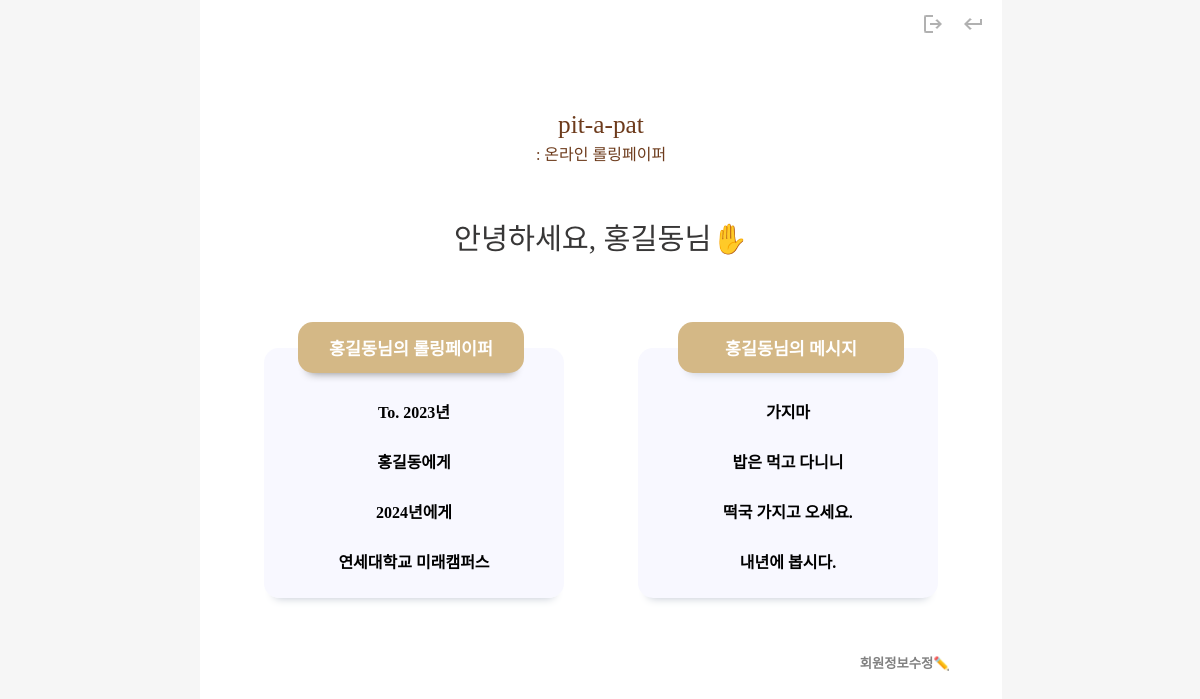
The page /users/my_page (signed in) on the database its author committed.
### papers/models.py (models this page shows)
class Rolling_paper(models.Model) :
    paper_number = models.AutoField(primary_key=True)
    nickname = models.ForeignKey(Auth_User, on_delete=models.CASCADE, to_field="username", db_column="nickname")
    subject = models.CharField(max_length=50, default="Untitled")
    users = models.IntegerField(default=0)
    created = models.DateTimeField(default=timezone.now)
    completed = models.DateTimeField(null=True)
    class Meta :
        db_table = "Paper"

### message/models.py (models this page shows)
class Message(models.Model) :
    message_number = models.AutoField(primary_key=True)
    paper_number = models.ForeignKey(Rolling_paper, on_delete=models.CASCADE, to_field="paper_number", db_column="paper_number")
    nickname = models.ForeignKey(Auth_User, on_delete=models.CASCADE, to_field="username", db_column="nickname")
    content = models.CharField(max_length=500, blank=True)
    wrote = models.DateTimeField(default=timezone.now)
    modified = models.DateTimeField(default=timezone.now)
    class Meta :
        db_table = "Message"

### users/views.py (the view)
# urls.py: path('my_page', views.my_page, name='my_page'),  # 마이페이지
def my_page(request):
    if request.user.is_anonymous:
        return redirect('users:login_view')
    user_info = User.objects.get(username=request.user.username)
    first_name = user_info.first_name
    last_name = user_info.last_name
    my_paper_querySet = Rolling_paper.objects.filter(
        nickname=request.user.username).values("paper_number", "subject")
    my_papers = [dic for dic in my_paper_querySet]
    my_message_querySet = Message.objects.filter(
        nickname=request.user.username).values("paper_number", "content")
    my_messages = [dic for dic in my_message_querySet]
    context = {
        "my_papers": my_papers,
        "my_messages": my_messages,
        "name": first_name + last_name,
    }
    return render(request, 'users/my_page.html', context)

### users/templates/users/my_page.html (shortened to what this page needs)
<!DOCTYPE html>
{% load static %}
<html lang="ko">
  <head>
    <link rel="stylesheet" href="{% static 'css/my_page.css' %}">
  </head>
  <body>
    <div id="wrap">
      <div id="btn_wrap">
        <button type="button" id="logout_btn" onclick="location.href='{% url 'users:logout_view' %}'">
          <img src="{% static 'img/logout.png' %}">
        </button>
        <button type="button" id="return_btn" onclick="location.href='{% url 'main:main' %}'">
          <img src="{% static 'img/return.png' %}">
        </button>
      </div>
      <a href="{% url 'main:main' %}">
        <div id="title_wrap">
          <div id="title">pit-a-pat</div>
          <div id="subtitle">: 온라인 롤링페이퍼</div>
        </div>
      </a>
      <div id="username" name="username">안녕하세요,
        {{name }}님✋</div>
      <div id="my_wrap">
        <div id="my_paper">{{name }}님의 롤링페이퍼</div>
        <div id="my_message">{{name }}님의 메시지</div>
      </div>
      <div id="my_info_wrap">
        <div id="my_paper_wrap">
          <div id="my_papers">
            {% for i in my_papers %}
              <a href="http://localhost:8000/papers/{{i.paper_number}}">
                <p>{{i.subject}}</p>
              </a>
              {% endfor%}
            </div>
          </div>
          <div id="my_message_wrap">
            <div id="my_messages">
              {% for i in my_messages %}
                <a href="http://localhost:8000/papers/{{i.paper_number}}">
                  <p>{{i.content}}</p>
                </a>
                {% endfor%}
              </div>
            </div>
          </div>
          <button type="button" id="update_btn" onclick="location.href='{% url 'users:update' %}'">회원정보수정✏️</button>
        </div>
      </body>
    </html>

### static/css/my_page.css (style rules this page uses)
body { margin: 0; padding: 0; font-family: 'JeonjuCraftGoR'; background-color: #F6F6F6; width: 800px; height: 99.5vh; margin-left: auto; margin-right: auto; }
a { text-decoration: none; color: black; }
p { font-weight: 600; padding: 5px; width: max-content; margin-left: auto; margin-right: auto; }
button { border: 0; background-color: transparent; cursor: pointer; }
#btn_wrap { padding: 10px 10px 0 0; text-align: right; }
#return_btn { opacity: 0.3; }
#logout_btn { opacity: 0.3; }
#wrap { height: 100%; width: 100%; background-color: white; border: 1px solid white; }
#title_wrap { margin-top: 70px; text-align: center; color: #6D3B1C; cursor: pointer; }
#title { font-family: 'PartialSansKR-Regular'; font-size: 19pt; }
#subtitle { font-family: 'JeonjuCraftGoR'; font-size: 12pt; margin-top: 2px; }
#username { font-family: 'PartialSansKR-Regular'; color: #383737; margin-top: 50px; border-radius: 15px; font-size: 22pt; text-align: center; margin-left: auto; margin-right: auto; }
#my_wrap { text-align: center; position: relative; top: 25px; }
#my_paper { background-color: #D4B886; color: white; padding: 13px; text-align: center; font-size: 13pt; width: 200px; font-weight: 600; display: inline-block; margin-top: 40px; border-radius: 15px; box-shadow: 0 10px 10px -10px gray; margin-right: 75px; }
#my_message { background-color: #D4B886; color: white; border-radius: 15px; font-size: 13pt; font-weight: 600; padding: 13px; text-align: center; box-shadow: 0 10px 10px -10px #BEC5D0; width: 200px; display: inline-block; margin-left: 75px; }
#my_info_wrap { text-align: center; }
#my_paper_wrap { background-color: #F8F8FF; display: inline-block; margin-right: 35px; border-radius: 15px; width: 300px; height: 250px; text-overflow: ellipsis; overflow: auto; box-shadow: 0 10px 10px -10px #BEC5D0; }
#my_papers { white-space: nowrap; overflow: hidden; height: max-content; margin: 30px 30px 0 30px; }
#my_message_wrap { display: inline-block; border-radius: 15px; background-color: #F8F8FF; box-shadow: 0 10px 10px -10px #BEC5D0; width: 300px; height: 250px; margin-left: 35px; white-space: nowrap; text-overflow: ellipsis; overflow-y: auto; overflow-x: auto; }
#my_messages { white-space: nowrap; overflow: hidden; height: max-content; margin: 30px 30px 0 30px; }
#update_btn { background: none; border: 0; cursor: pointer; font-family: 'JeonjuCraftGoR'; float: right; margin-top: 50px; color: gray; font-weight: 600; margin-right: 45px; }

### rows shown on the page
Rolling_paper: subject "To. 2023년"
Rolling_paper: subject "홍길동에게"
Rolling_paper: subject "2024년에게"
Rolling_paper: subject "연세대학교 미래캠퍼스"
Message: content "가지마"
Message: content "밥은 먹고 다니니"
Message: content "떡국 가지고 오세요."
Message: content "내년에 봅시다."

### other values the page prints
{{ name }} "홍길동"
